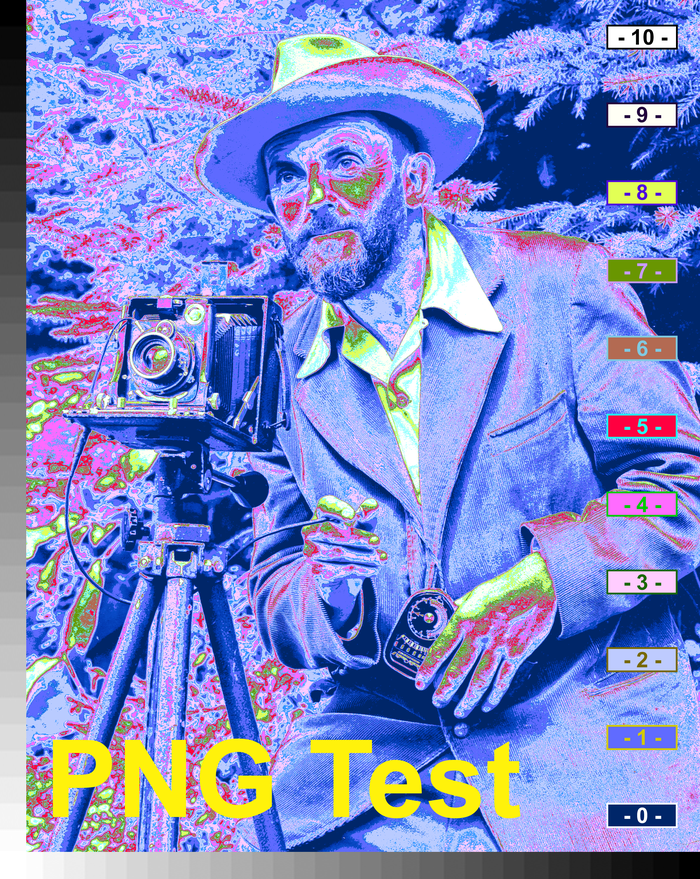
#> input picture docs/sample.png, 700 x 879 px
$ python make_before_after.py
#> lines starting #> are read from the running program, lines starting #| are printed output that depends on the picture
### theory.py
from pathlib import Path

from PIL import Image
import numpy as np

SCRIPT_DIR = Path(__file__).resolve().parent
PATH = SCRIPT_DIR / "injection_test.png"
DATA_PATH = SCRIPT_DIR / "shuffled.dat"
OUTPUT_PATH = SCRIPT_DIR / "reconstructed.png"
SEED = 1234


# [4 lines left out: function load_image, not called in this run]


def flatten_pixels(image):
    pixels = np.array(image)
    flat = pixels.reshape(-1, pixels.shape[-1])
    pixel_count = flat.shape[0]
    return flat, pixel_count


def generate_permutation(pixel_count, seed=SEED):
    rng = np.random.default_rng(seed)  # same seed -> same permutation; this is the "key"
    permutation = rng.permutation(pixel_count)
    return permutation


def shuffle_pixels(flat_pixels, permutation):
    shuffled = np.empty_like(flat_pixels)
    shuffled[permutation] = flat_pixels  # scatter: pixel i -> slot permutation[i]
    return shuffled


def indexed_dtype(channels):
    return np.dtype([("id", "<u4"), ("pixel", np.uint8, (channels,))])


def build_indexed_array(shuffled_pixels):
    count, channels = shuffled_pixels.shape
    indexed = np.empty(count, dtype=indexed_dtype(channels))
    indexed["id"] = np.arange(count)
    indexed["pixel"] = shuffled_pixels
    return indexed


def array_to_string(indexed_array):
    return indexed_array.tobytes()


def save_to_file(data, path=DATA_PATH):
    with open(path, "wb") as f:
        f.write(data)


# [10 lines left out: function encode, not called in this run]


# --- reversal ---------------------------------------------------------


def load_from_file(path=DATA_PATH):
    with open(path, "rb") as f:
        return f.read()


def string_to_array(data, channels):
    return np.frombuffer(data, dtype=indexed_dtype(channels))


def unshuffle_pixels(indexed_array, permutation):
    shuffled = indexed_array["pixel"]
    original = np.empty_like(shuffled)
    original[:] = shuffled[permutation]  # gather: the inverse of the scatter above
    return original


# [11 lines left out: functions save_image, decode, not called in this run]


def main():
    width, height, permutation, channels = encode()
    decode(width, height, permutation, channels)


# [2 lines that do not run on import are left out]

### make_before_after.py
# Runs the real theory.py pipeline on a normal-sized image and saves
# original/shuffled/reconstructed stills for the README. No animation --
# see pixel_demo.py for the step-by-step visualization on a small image.

import argparse
from pathlib import Path

from PIL import Image

from theory import (
    array_to_string,
    build_indexed_array,
    flatten_pixels,
    generate_permutation,
    shuffle_pixels,
    string_to_array,
    unshuffle_pixels,
)

SCRIPT_DIR = Path(__file__).resolve().parent


def run(image_path, out_dir, seed=1234):
#> called with image_path = 'docs/sample.png', out_dir = 'docs', seed = 1234
    image = Image.open(image_path).convert("RGB")
#> image is the input picture: PIL image 700x879 RGB; mean R, G, B 126.4, 137.6, 202.3
    width, height = image.size
#> width = 700; height = 879
    flat, pixel_count = flatten_pixels(image)
#> pixel_count = 615300
    channels = flat.shape[-1]
#> channels = 3

    permutation = generate_permutation(pixel_count, seed)
    shuffled = shuffle_pixels(flat, permutation)

    wire_bytes = array_to_string(build_indexed_array(shuffled))
    parsed = string_to_array(wire_bytes, channels)
    reconstructed = unshuffle_pixels(parsed, permutation)

    match = bool((reconstructed == flat).all())
#> match = True
    print(f"{pixel_count:,} pixels, {len(wire_bytes):,} bytes on the wire, bit-for-bit match: {match}")
#| 615,300 pixels, 4,307,100 bytes on the wire, bit-for-bit match: True

    out_dir = Path(out_dir)
    out_dir.mkdir(parents=True, exist_ok=True)
    for name, pixels in (
        ("base-original.png", flat),
        ("base-shuffled.png", shuffled),
        ("base-reconstructed.png", reconstructed),
    ):
        Image.fromarray(pixels.reshape(height, width, channels)).save(out_dir / name)
#> this loop made 3 passes
#> name on passes 1 to 3: 'base-original.png', 'base-shuffled.png', 'base-reconstructed.png'
#> pass 2, in run, `Image.fromarray(pixels.reshape(height, width, channels)).save(out_dir ..`:
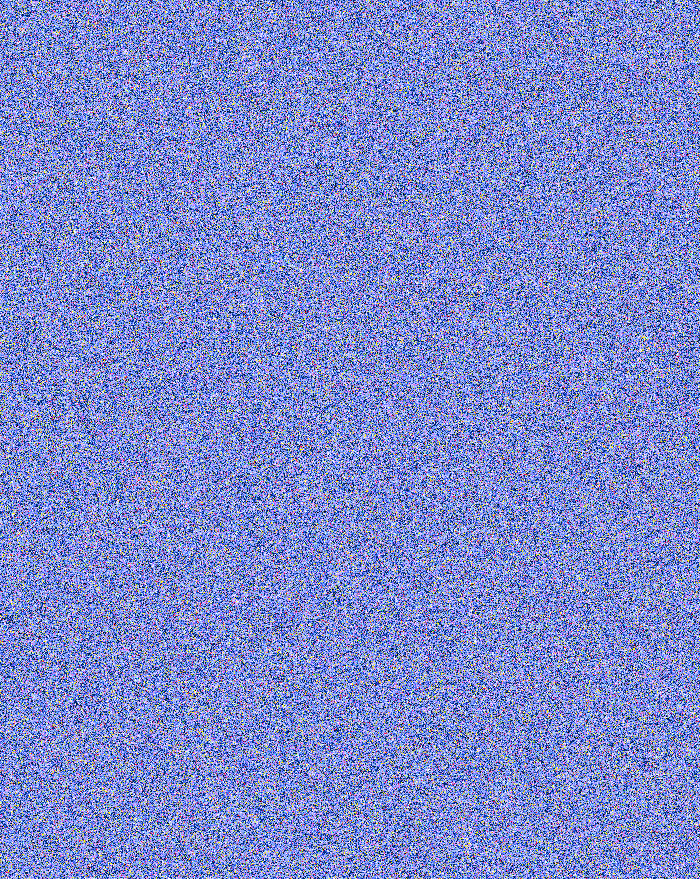
#> saved as base-shuffled.png: PIL image 700x879 RGB; mean R, G, B 126.4, 137.6, 202.3


if __name__ == "__main__":
    parser = argparse.ArgumentParser(description=__doc__)
    parser.add_argument("image", nargs="?", default=str(SCRIPT_DIR / "docs" / "sample.png"))
    parser.add_argument("--out-dir", default=str(SCRIPT_DIR / "docs"))
    parser.add_argument("--seed", type=int, default=1234)
    args = parser.parse_args()
    run(args.image, args.out_dir, args.seed)
